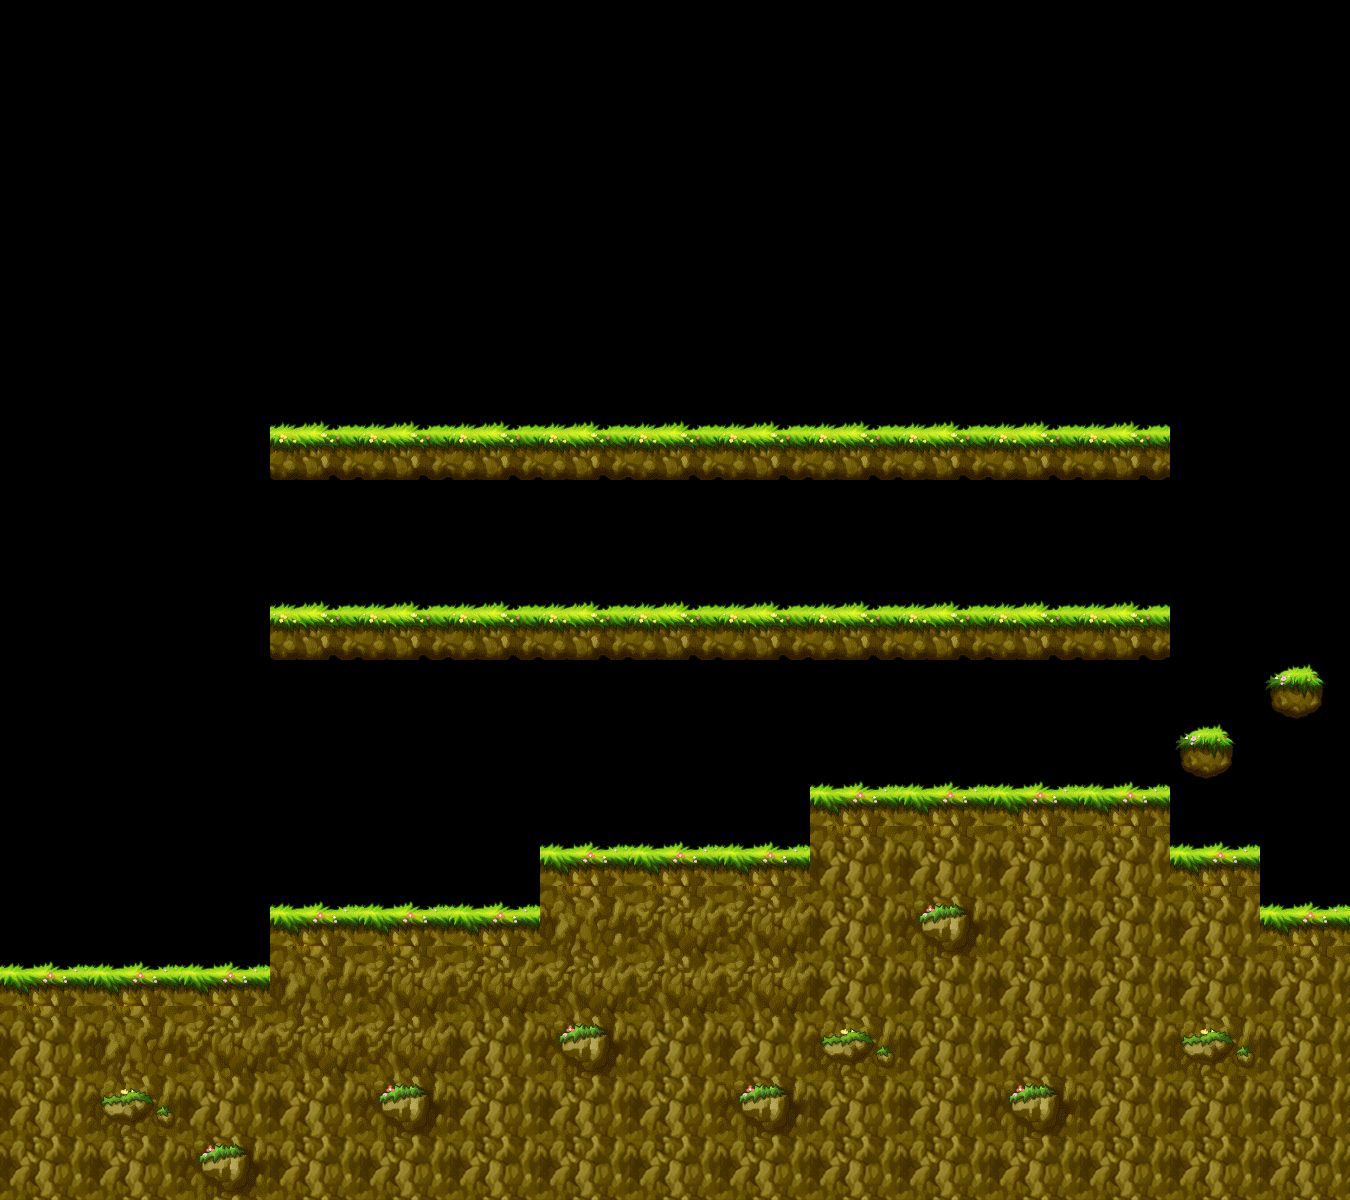

A level layout from a 2D game, rendered from its tile map. Below: a short description, then the map file with tile-grid data replaced by summaries:
An orthogonal 15x20 tile map with 90x60 px tiles, 1 tile layer (meta) and 1 object (dzg).

<map version="1.0" orientation="orthogonal" renderorder="right-down" width="15" height="20" tilewidth="90" tileheight="60">
 <tileset firstgid="1" name="dzg" tilewidth="90" tileheight="60">
  <image source="dzg.png" width="450" height="120" />
 </tileset>
 <layer name="meta" width="15" height="20">
  <data>[300 cells, 106 non-empty, 8 distinct tile ids]</data>
 </layer>
 <objectgroup name="obj">
  <object name="dzg" x="106.667" y="941.333" width="66.6667" height="62.6667" />
 </objectgroup>
</map>